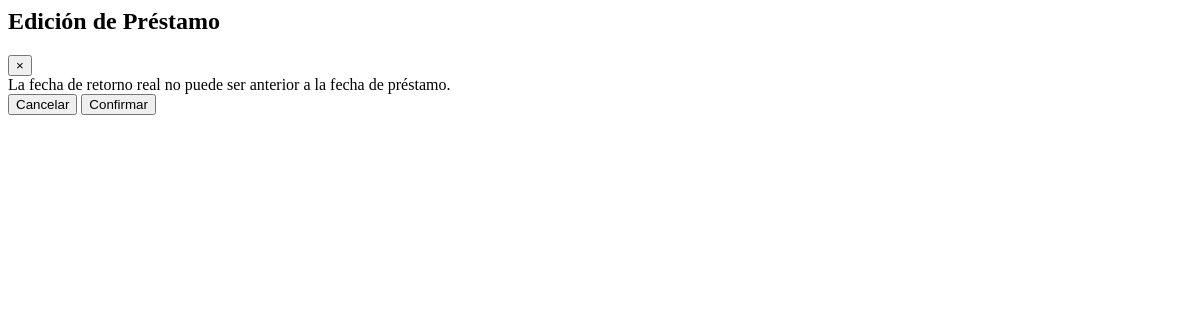
The page /app_biblioteca/editLending/4 on the database as committed earlier.
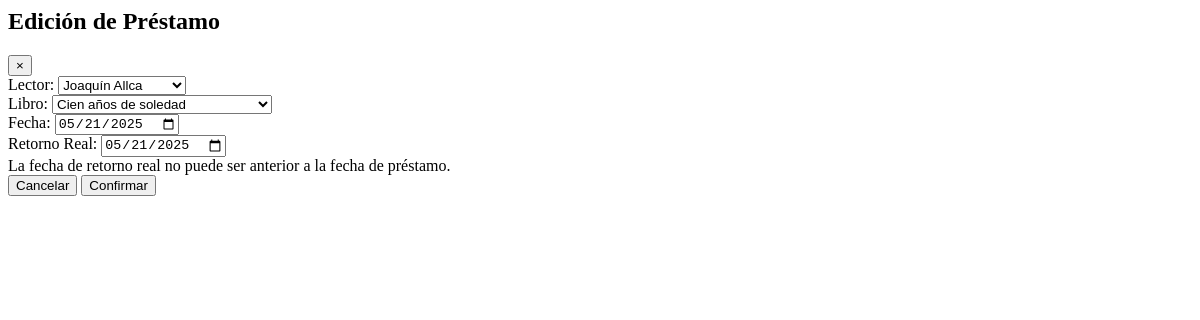
The same page on the database as committed later.
### app_biblioteca/models.py (models this page shows, shortened)
class Lending(models.Model):
    _states = (
        (0, 'Prestado'),
        (1, 'Devuelto'),
        (2, 'Atrasado'),
    )
    state = models.SmallIntegerField(choices=_states, default=0)
    reader = models.ForeignKey(Reader, on_delete=models.CASCADE)
    book = models.ForeignKey(Book, on_delete=models.CASCADE)
    loan_term_days = models.IntegerField(default=7)
    daily_rate=models.DecimalField(max_digits=10, decimal_places=2, default=1.50)
    date = models.DateField(default=now)
    estimated_return_date = models.DateField(null=False)
    real_return_date = models.DateField(null=True, blank=True)
    is_active = models.BooleanField(default=True)

### app_biblioteca/views.py (the view)
# urls.py: path('editLending/<int:id>', views.editLending, name = 'edit_lending')
def editLending(request, id):
   lending_form = None
   error = None
   try:
      lending = Lending.objects.get(id = id)
      if request.method == 'GET':
         lending_form = LendingForm(instance = lending)
      else:
         lending_form = LendingForm(request.POST, instance = lending)
         if lending_form.is_valid():
               lending_form.save()
         return redirect('main')
   except ObjectDoesNotExist as e:
      error = e
      lending = None
   return render(request, 'editLending.html', {'lending_form': lending_form, 'error':error, 'lending': lending})

### app_biblioteca/forms.py
class LendingForm(forms.ModelForm):
    class Meta:
        model = Lending
        fields = ['reader', 'book', 'date', 'real_return_date']
        labels = {
            'reader': 'Lector',
            'book': 'Libro',
            'date': 'Fecha',
            'real_return_date':'Retorno Real',
        }
        widgets = {
            'date': forms.DateInput(
                attrs={'class': 'form-control', 'id': 'id_date', 'type': 'date'}
            ),
            'real_return_date': forms.DateInput(
                attrs={'class': 'form-control', 'id': 'id_real_return_date', 'type': 'date'}
            ),
        }

### app_biblioteca/models.py (called while the page is built)
    def __str__(self):
        return self.title

    def __str__(self):
        return f"{self.name} {self.first_surname}"

### app_biblioteca/templates/editLending.html (shortened to what this page needs)
<div class="modal-dialog modal-lg" role="document">
    <div class="modal-content">
        <div class="modal-header">
            <h2 class="modal-title">Edición de Préstamo</h2>
            <button type="button" class="close" data-dismiss="modal" aria-label="Close">
        <span>&times;</span>
      </button>
        </div>
        <form id="lending-form" method="post" action="{% url 'edit_lending' lending.id %}">
            <div class="modal-body">
                {% for field in lending_form %} {% if field.name != 'date' and field.name != 'real_return_date' %}
                <div class="form-group">
                    {{ field.label_tag }} {{ field }}
                </div>
                {% endif %} {% endfor %}
                <div class="form-group">
                    {{ lending_form.date.label_tag }} {{ lending_form.date }}
                </div>
                <div class="form-group">
                    {{ lending_form.real_return_date.label_tag }} {{ lending_form.real_return_date }}
                    <div class="invalid-feedback">
                        La fecha de retorno real no puede ser anterior a la fecha de préstamo.
                    </div>
                </div>
            </div>
            <div class="modal-footer">
                <button type="button" class="btn btn-danger" data-dismiss="modal">Cancelar</button>
                <button type="submit" class="btn btn-primary">Confirmar</button>
            </div>
        </form>
    </div>
</div>

Rows that differ between the two databases and show on the page:
added Lending: lending_form "Joaquín Allca" "Cien años de soledad", date "05/21/2025", real_return_date "05/21/2025"
Other text that changed with them:
{{ lending_form.date.label_tag }}: (not shown) → "Fecha:"
{{ lending_form.real_return_date.label_tag }}: (not shown) → "Retorno Real:"
new list line: "Lector:"
new list line: "Libro:"
